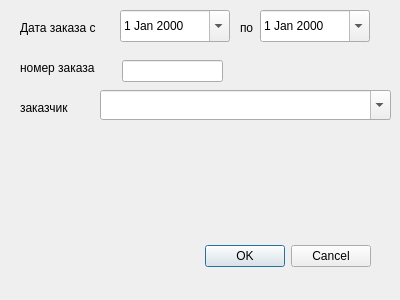
<?xml version="1.0" encoding="UTF-8"?>
<ui version="4.0">
 <class>fDial</class>
 <widget class="QDialog" name="fDial">
  <property name="geometry">
   <rect>
    <x>0</x>
    <y>0</y>
    <width>400</width>
    <height>300</height>
   </rect>
  </property>
  <property name="windowTitle">
   <string>Dialog</string>
  </property>
  <widget class="QDialogButtonBox" name="buttonBox">
   <property name="geometry">
    <rect>
     <x>30</x>
     <y>240</y>
     <width>341</width>
     <height>32</height>
    </rect>
   </property>
   <property name="orientation">
    <enum>Qt::Horizontal</enum>
   </property>
   <property name="standardButtons">
    <set>QDialogButtonBox::Cancel|QDialogButtonBox::Ok</set>
   </property>
  </widget>
  <widget class="QLabel" name="label_date">
   <property name="geometry">
    <rect>
     <x>20</x>
     <y>20</y>
     <width>91</width>
     <height>16</height>
    </rect>
   </property>
   <property name="text">
    <string>Дата заказа с</string>
   </property>
  </widget>
  <widget class="QLabel" name="label_date_2">
   <property name="geometry">
    <rect>
     <x>240</x>
     <y>20</y>
     <width>21</width>
     <height>16</height>
    </rect>
   </property>
   <property name="text">
    <string>по</string>
   </property>
  </widget>
  <widget class="QLabel" name="label_date_3">
   <property name="geometry">
    <rect>
     <x>20</x>
     <y>60</y>
     <width>91</width>
     <height>16</height>
    </rect>
   </property>
   <property name="text">
    <string>номер заказа</string>
   </property>
  </widget>
  <widget class="QLineEdit" name="lineEdit_numbZak">
   <property name="geometry">
    <rect>
     <x>122</x>
     <y>60</y>
     <width>101</width>
     <height>22</height>
    </rect>
   </property>
  </widget>
  <widget class="QLabel" name="label_date_4">
   <property name="geometry">
    <rect>
     <x>20</x>
     <y>100</y>
     <width>81</width>
     <height>16</height>
    </rect>
   </property>
   <property name="text">
    <string>заказчик</string>
   </property>
  </widget>
  <widget class="QComboBox" name="comboBox_cont">
   <property name="geometry">
    <rect>
     <x>100</x>
     <y>90</y>
     <width>291</width>
     <height>30</height>
    </rect>
   </property>
   <property name="editable">
    <bool>true</bool>
   </property>
  </widget>
  <widget class="QDateEdit" name="dateEdit_Start">
   <property name="geometry">
    <rect>
     <x>120</x>
     <y>10</y>
     <width>110</width>
     <height>32</height>
    </rect>
   </property>
   <property name="calendarPopup">
    <bool>true</bool>
   </property>
  </widget>
  <widget class="QDateEdit" name="dateEdit_End">
   <property name="geometry">
    <rect>
     <x>260</x>
     <y>10</y>
     <width>110</width>
     <height>32</height>
    </rect>
   </property>
   <property name="calendarPopup">
    <bool>true</bool>
   </property>
  </widget>
 </widget>
 <resources/>
 <connections>
  <connection>
   <sender>buttonBox</sender>
   <signal>accepted()</signal>
   <receiver>fDial</receiver>
   <slot>accept()</slot>
   <hints>
    <hint type="sourcelabel">
     <x>248</x>
     <y>254</y>
    </hint>
    <hint type="destinationlabel">
     <x>157</x>
     <y>274</y>
    </hint>
   </hints>
  </connection>
  <connection>
   <sender>buttonBox</sender>
   <signal>rejected()</signal>
   <receiver>fDial</receiver>
   <slot>reject()</slot>
   <hints>
    <hint type="sourcelabel">
     <x>316</x>
     <y>260</y>
    </hint>
    <hint type="destinationlabel">
     <x>286</x>
     <y>274</y>
    </hint>
   </hints>
  </connection>
 </connections>
</ui>
